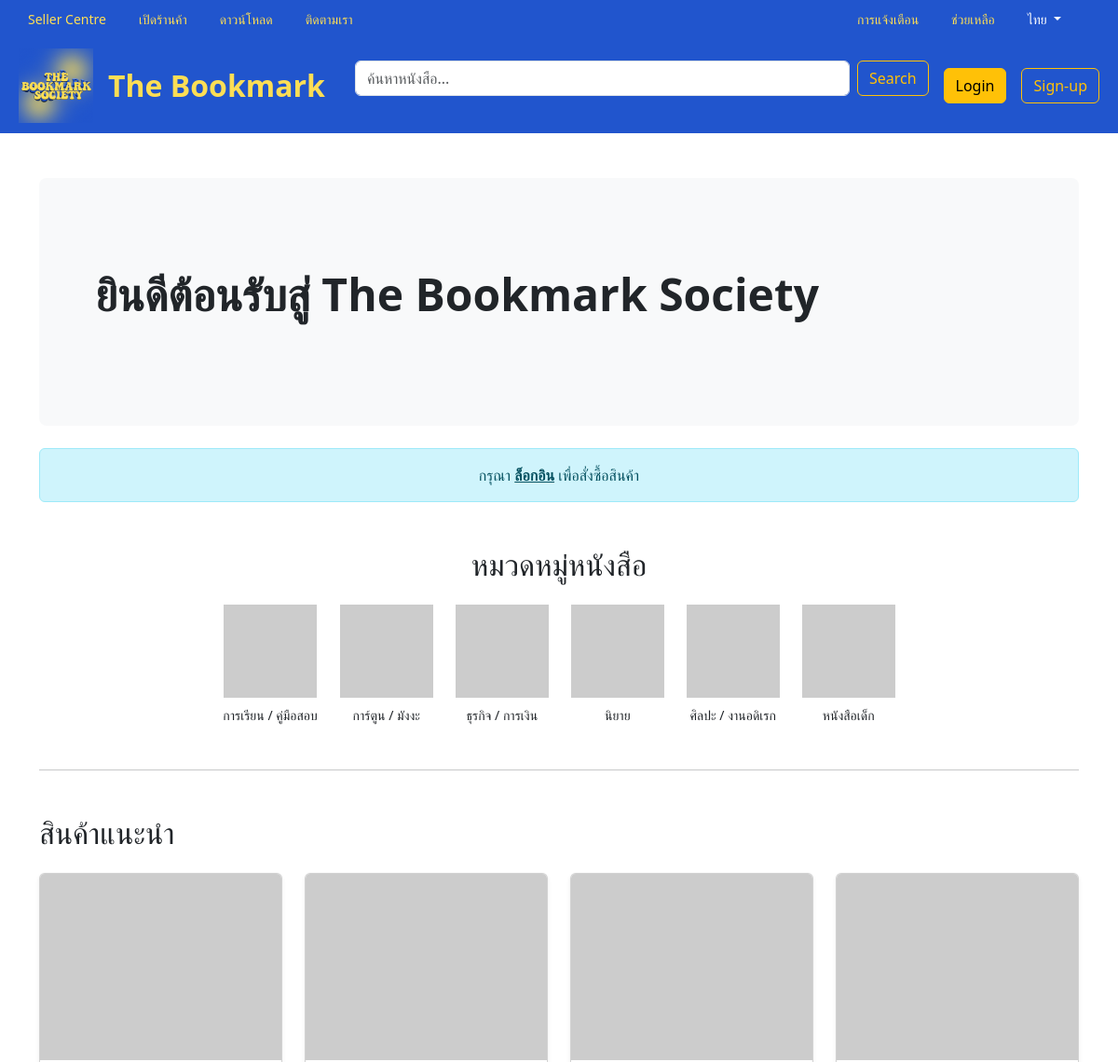
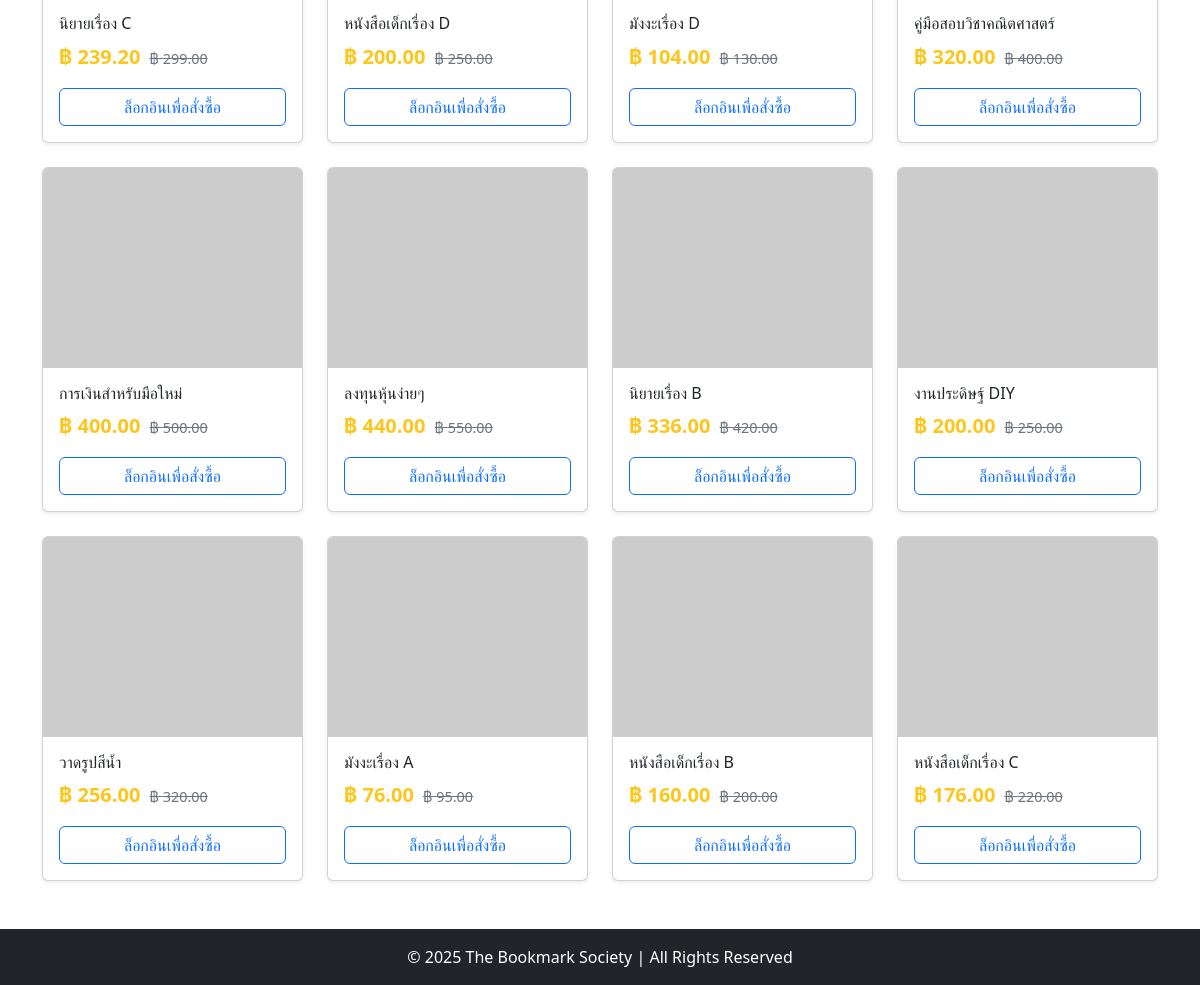
The page /pages/index.php on the database its author committed (2 pictures, top to bottom).
### tables this page shows
CREATE TABLE `categories` (
  `id` int(11) NOT NULL,
  `title` varchar(100) NOT NULL,
  `slug` varchar(100) NOT NULL,
  `parent_id` int(11) DEFAULT NULL,
  `created_at` timestamp NOT NULL DEFAULT current_timestamp(),
  `updated_at` timestamp NOT NULL DEFAULT current_timestamp() ON UPDATE current_timestamp()
);

CREATE TABLE `products` (
  `id` int(11) NOT NULL,
  `category_id` int(11) NOT NULL,
  `title` varchar(255) NOT NULL,
  `slug` varchar(255) NOT NULL,
  `description` text DEFAULT NULL,
  `author` varchar(255) DEFAULT NULL,
  `publisher` varchar(255) DEFAULT NULL,
  `price` decimal(10,2) NOT NULL,
  `stock` int(11) DEFAULT 0,
  `image_url` varchar(255) DEFAULT NULL,
  `created_at` timestamp NOT NULL DEFAULT current_timestamp(),
  `updated_at` timestamp NOT NULL DEFAULT current_timestamp() ON UPDATE current_timestamp()
);

### pages/categories.php (called while the page is built, shortened)
<?php
function getAllCategories($conn): array
{
    try {
        $result = mysqli_query($conn, 'SELECT id, title, slug FROM categories ORDER BY title ASC');
        $categories = [];
        if ($result) {
            while ($row = mysqli_fetch_assoc($result)) {
                $categories[] = $row;
            }
        } else {
            error_log("Category Query Error: " . mysqli_error($conn));
        }
        return $categories;
    } catch (\Throwable $e) {
        error_log("Category Fetch Error: " . $e->getMessage());
        return [];
    }
}

### pages/products.php (called while the page is built, shortened)
<?php
function getAllProducts($conn, $limit = null): array
{
    try {
        $sql = "
            SELECT
                p.id, p.title, p.slug, p.price, p.stock, p.image_url,
                c.title AS category_title, c.slug AS category_slug
            FROM
                products p
            INNER JOIN
                categories c ON p.category_id = c.id
            ORDER BY
                RAND() /* เพิ่มการสุ่มสินค้าที่นี่ */
        ";
        if (is_int($limit) && $limit > 0) {
            $sql .= " LIMIT {$limit}";
        }
        $result = mysqli_query($conn, $sql);
        $products = [];
        if ($result) {
            while ($row = mysqli_fetch_assoc($result)) {
                $products[] = $row;
            }
        } else {
            error_log("All Products Query Error: " . mysqli_error($conn));
        }
        return $products;
    } catch (\Throwable $e) {
        error_log("All Products Fetch Error: " . $e->getMessage());
        return [];
    }
}

### pages/index.php (the view, shortened to what this page needs)
<?php
include '../config/connectdb.php';
require_once 'categories.php';
require_once 'products.php';
$is_logged_in = isset($_SESSION['role']);
$categories = getAllCategories($conn);
if ($is_logged_in) {
    $products = getAllProducts($conn, null);
} else {
    $products = getAllProducts($conn, 12);
}
function getCategoryImageUrl(string $slug): string {
    return "https://picsum.photos/100/100?random=" . crc32($slug);
}
function getProductImageUrl(string $title): string {
    return "https://picsum.photos/300/200?random=" . crc32($title);
}
?>
<!doctype html>
<html lang="th">
<head>
    <link href="https://cdn.jsdelivr.net/npm/bootstrap@5.3.3/dist/css/bootstrap.min.css" rel="stylesheet">
</head>
<body>
<?php include '../includes/navbar.php'; ?>
<div class="container mt-5">
    <div class="p-5 mb-4 bg-light rounded-3">
        <div class="container-fluid py-5">
            <h1 class="display-5 fw-bold">ยินดีต้อนรับสู่ The Bookmark Society</h1>
        </div>
    </div>
    <?php if (!$is_logged_in): ?>
    <div class="alert alert-info text-center mb-5" role="alert">
        กรุณา <a href="../auth/login.php" class="alert-link">ล็อกอิน</a> เพื่อสั่งซื้อสินค้า
    </div>
    <?php endif; ?>
    <h2 class="text-center mb-4">หมวดหมู่หนังสือ</h2>
    <div class="row row-cols-auto justify-content-center g-4 mb-5">
        <?php if (!empty($categories)): ?>
            <?php foreach ($categories as $cat): ?>
                <div class="col text-center">
                    <a href="/category/<?= htmlspecialchars($cat['slug']) ?>" class="d-block text-decoration-none text-dark">
                        <img src="<?= getCategoryImageUrl($cat['slug']) ?>"
                             alt="<?= htmlspecialchars($cat['title']) ?>"
                             class="mb-2">
                        <small class="d-block"><?= htmlspecialchars($cat['title']) ?></small>
                    </a>
                </div>
            <?php endforeach; ?>
        <?php else: ?>
            <p class="text-center">ไม่พบหมวดหมู่</p>
        <?php endif; ?>
    </div>
    <hr class="my-5">
    <h2 class="mb-4">สินค้าแนะนำ</h2>
    <div class="row row-cols-1 row-cols-sm-2 row-cols-md-3 row-cols-lg-4 g-4 mb-5">
    <?php if (!empty($products)): ?>
        <?php foreach ($products as $product): ?>
            <div class="col">
                <div class="card product-card h-100 shadow-sm">
                    <img src="<?= getProductImageUrl($product['title']) ?>"
                         class="card-img-top"
                         alt="<?= htmlspecialchars($product['title']) ?>">
                    <div class="card-body">
                        <h5 class="card-title fs-6">
                            <a href="/product/<?= htmlspecialchars($product['slug']) ?>" class="text-decoration-none text-dark">
                                <?= htmlspecialchars($product['title']) ?>
                            </a>
                        </h5>
                        <div class="mt-2 mb-3">
                            <span class="product-price-new">฿ <?= number_format($product['price'] * 0.8, 2) ?></span>
                            <span class="product-price-old">฿ <?= number_format($product['price'], 2) ?></span>
                        </div>
                        <?php if ($is_logged_in): ?>
                            <form action="../cart/add.php" method="POST" class="d-grid gap-2">
                                <input type="hidden" name="product_id" value="<?= $product['id'] ?>">
                                <button type="submit" class="btn btn-primary">🛒 เพิ่มลงตะกร้า</button>
                            </form>
                        <?php else: ?>
                            <a href="../auth/login.php" class="btn btn-outline-primary d-grid gap-2">
                                ล็อกอินเพื่อสั่งซื้อ
                            </a>
                        <?php endif; ?>
                        </div>
                </div>
            </div>
        <?php endforeach; ?>
    <?php else: ?>
        <p>ไม่พบสินค้าในระบบ</p>
    <?php endif; ?>
</div>
</div>
<?php include '../includes/footer.php'; ?>
</body>
</html>

### includes/navbar.php (shortened to what this page needs)
<?php
$cartCount = isset($_SESSION['cart']) ? array_sum($_SESSION['cart']) : 0;
?>
<nav class="navbar navbar-expand-lg navbar-custom">
    <div class="container-fluid">
        <a class="nav-link" href="#">Seller Centre</a>
        <a class="nav-link" href="#">เปิดร้านค้า</a>
        <a class="nav-link" href="#">ดาวน์โหลด</a>
        <span class="nav-link">ติดตามเรา</span>
        <div class="ms-auto d-flex align-items-center">
            <a class="nav-link" href="#">การแจ้งเตือน</a>
            <a class="nav-link" href="#">ช่วยเหลือ</a>
        </div>
        <div class="dropdown me-3">
            <a class="nav-link dropdown-toggle text-white" href="#" role="button" data-bs-toggle="dropdown">
                ไทย
            </a>
        </div>
    </div>
</nav>
<nav class="navbar navbar-expand-lg navbar-custom1">
  <div class="container-fluid d-flex align-items-center justify-content-between">
      <a href="index.php" class="d-flex align-items-center text-decoration-none me-3">
          <img src="../assets/logo/2.png" style="width:80px; height:80px;">
          <span class="ms-3 fs-2 fw-bold" style="color:#FDDE55;">The Bookmark</span>
      </a>
      <form class="d-flex flex-grow-1 mx-3" role="search">
          <input class="form-control me-2" type="search" placeholder="ค้นหาหนังสือ..." aria-label="Search">
          <button class="btn btn-outline-warning" type="submit">Search</button>
      </form>
      <div class="text-end d-flex align-items-center gap-3">
          <?php if (isset($_SESSION['user_id'])): ?>
              <button id="cartButton"
                      class="cart-btn btn btn-outline-light position-relative"
                      aria-controls="cartOffcanvas"
                      aria-expanded="false"
                      aria-label="Shopping cart"
                      onclick="window.location.href='../cart/cart.php'">
                  <svg viewBox="0 0 26.6 25.6" width="24" height="24">
                      <polyline fill="none" points="2 1.7 5.5 1.7 9.6 18.3 21.2 18.3 24.6 6.1 7 6.1"
                                  stroke="white" stroke-linecap="round" stroke-linejoin="round"
                                  stroke-miterlimit="10" stroke-width="2.5"></polyline>
                      <circle cx="10.7" cy="23" r="2.2" fill="white"></circle>
                      <circle cx="19.7" cy="23" r="2.2" fill="white"></circle>
                  </svg>
                  <span id="cartCount" class="position-absolute top-0 start-100 translate-middle badge rounded-pill bg-danger">
                      <?= $cartCount ?>
                  </span>
              </button>
              <div class="dropdown">
                  <a href="#" class="d-flex align-items-center text-white text-decoration-none dropdown-toggle" id="avatarDropdown" data-bs-toggle="dropdown" aria-expanded="false">
                      <img src="https://down-th.img.susercontent.com/file/6109d8ed7204998f787c35686d70229e_tn"
                           alt="avatar" width="40" height="40" class="rounded-circle">
                  </a>
                  <ul class="dropdown-menu dropdown-menu-end" aria-labelledby="avatarDropdown">
                      <li><a class="dropdown-item" href="#">โปรไฟล์</a></li>
                      <li><a class="dropdown-item" href="#">การตั้งค่า</a></li>
                      <li><hr class="dropdown-divider"></li>
                      <li><a class="dropdown-item" href="../auth/logout.php">ออกจากระบบ</a></li>
                  </ul>
              </div>
          <?php else: ?>
              <a href="../auth/login.php" class="btn btn-warning">Login</a>
              <a href="../auth/sign-up.php" class="btn btn-outline-warning">Sign-up</a>
          <?php endif; ?>
      </div>
  </div>
</nav>

### includes/footer.php
<footer class="bg-dark text-white text-center py-3 mt-4">
    <p class="mb-0">&copy; <?php echo date("Y"); ?> The Bookmark Society | All Rights Reserved</p>
</footer>

### pages/index.php (style rules this page uses)
.product-card .card-img-top { height: 200px; object-fit: cover; }
.product-price-new { font-size: 1.25em; font-weight: 700; color: #FCC61D; margin-right: 5px; }
.product-price-old { font-size: 0.9em; text-decoration: line-through; color: #6c757d; }
.card-body { position: relative; }

### includes/navbar.php (style rules this page uses)
.navbar-custom { background-color: #2155CD; border-bottom: 1px solid #2155CD; padding: 10px 8px; }
.navbar-custom1 { background-color: #2155CD; border-bottom: 1px solid #2155CD; padding: 10px 8px; }
.navbar-custom .nav-link { color: #FDDE55; font-size: 14px; margin-right: 15px; padding: 0 10px; }

### rows shown on the page
categories: title "การเรียน / คู่มือสอบ"
categories: title "การ์ตูน / มังงะ"
categories: title "ธุรกิจ / การเงิน"
categories: title "นิยาย"
categories: title "ศิลปะ / งานอดิเรก"
categories: title "หนังสือเด็ก"
products: title "นิยายเรื่อง C", $product['price']*0.8 "239.20", price "299.00"
products: title "หนังสือเด็กเรื่อง D", $product['price']*0.8 "200.00", price "250.00"
products: title "มังงะเรื่อง D", $product['price']*0.8 "104.00", price "130.00"
products: title "คู่มือสอบวิชาคณิตศาสตร์", $product['price']*0.8 "320.00", price "400.00"
products: title "การเงินสำหรับมือใหม่", $product['price']*0.8 "400.00", price "500.00"
products: title "ลงทุนหุ้นง่ายๆ", $product['price']*0.8 "440.00", price "550.00"
products: title "นิยายเรื่อง B", $product['price']*0.8 "336.00", price "420.00"
products: title "งานประดิษฐ์ DIY", $product['price']*0.8 "200.00", price "250.00"
products: title "วาดรูปสีน้ำ", $product['price']*0.8 "256.00", price "320.00"
products: title "มังงะเรื่อง A", $product['price']*0.8 "76.00", price "95.00"
products: title "หนังสือเด็กเรื่อง B", $product['price']*0.8 "160.00", price "200.00"
products: title "หนังสือเด็กเรื่อง C", $product['price']*0.8 "176.00", price "220.00"
